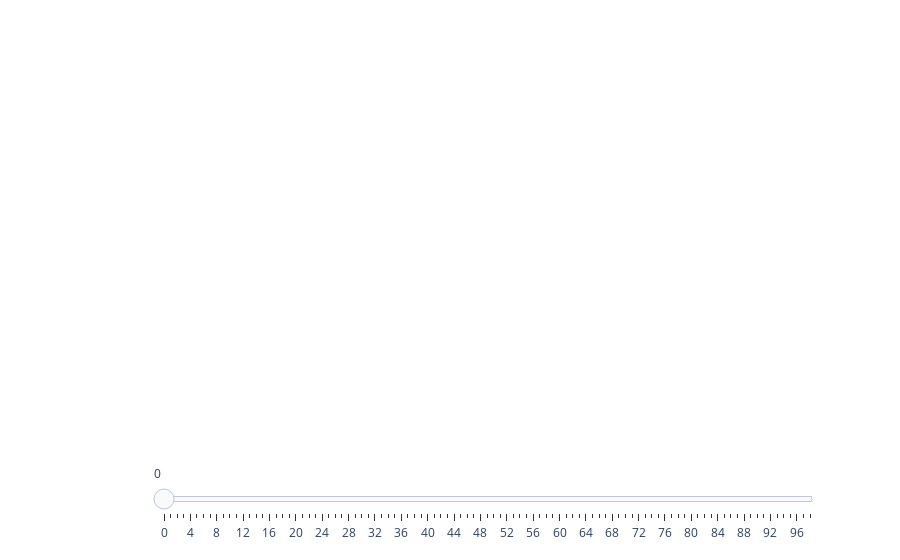

This figure's notebook cell:
### Code cell
MocapLowerLandmark.df2landmark(mocap_df, 100)

def plot3d_with_slider(mocap_df) :
    n_frames = len(mocap_df)
    points_list = np.array(list(map(
        lambda idx : MocapLowerLandmark.df2landmark(
            mocap_df, idx
        ),
        range(n_frames)
    )))
    
    points_list_ = np.nan_to_num(points_list.copy(), 0.1)

    xmin = points_list_[:, :, 0].min()
    xmax = points_list_[:, :, 0].max()
    ymin = points_list_[:, :, 1].min()
    ymax = points_list_[:, :, 1].max()
    zmin = points_list_[:, :, 2].min()
    zmax = points_list_[:, :, 2].max()

    
    connection_idx_list = MocapLowerLandmark.CONN_PATH_LIST
    line_color_list = ['red'] * (len(connection_idx_list))
    
    
    fig = go.Figure(
        data = go.Scatter3d(
            x=[], y=[], z=[],
            mode = 'lines+markers+text',
            marker=dict(color="red", size=2)
        )
    )
    frame_list = [
        go.Frame(
            data = list(map(
                lambda i, j, c : go.Scatter3d(
                    x = points[[i, j], 0],
                    y = points[[i, j], 1],
                    z = points[[i, j], 2],
                    mode = 'lines+markers+text',
                    line = dict(
                        color = c
                    ),
                    marker = dict(
                        color = c,
                        size = 2
                    )
                ),
                connection_idx_list[:-1],
                connection_idx_list[1:],
                line_color_list
            )),
            traces=[0],
            name=f"frame{fidx}"
        )
        for fidx, points in enumerate(points_list)
    ]
    fig.update(frames = frames)

    def frame_args(duration):
        return {
            "frame": {"duration": duration},
            "mode": "immediate",
            "fromcurrent": True,
            "transition": {"duration": duration, "easing": "linear"},
        }

    sliders = [
        {
            "pad": {"b": 10, "t": 60},
            "len": 0.9,
            "x": 0.1,
            "y": 0,
            "steps": [
                {
                    "args": [[f.name], frame_args(0)],
                    "label": str(k),
                    "method": "animate",
                } for k, f in enumerate(fig.frames)
            ]
        }
    ]

    fig.update_layout(
        updatemenus = [
            {
                "buttons":[
                    {
                        "args": [None, frame_args(50)],
                        "label": "Play", 
                        "method": "animate",
                    },
                    {
                        "args": [[None], frame_args(0)],
                        "label": "Pause", 
                        "method": "animate",
                    }
                ],    
                "direction": "left",
                "pad": {"r": 10, "t": 70},
                "type": "buttons",
                "x": 0.1,
                "y": 0,
            }
        ],
        sliders=sliders
    )

    layout = go.Layout(
        scene = dict(
            camera = dict(
                eye = dict(x=-1, y = -1, z = 1)
            ),
            aspectmode="data"
        )
    )
    fig.layout = layout

    max_range = max(xmax-xmin, ymax-ymin, zmax, zmin)
    #max_range = np.max(np.ptp(points_list[0], axis=0))
    #xmin, ymin, zmin = points_list[0].min(axis=0)

    fig.update_layout(scene=dict(aspectmode='cube'))
    fig.update_layout(
        scene=dict(
            xaxis = dict(range=[xmin-0.1, xmin + max_range+ 0.1]),
            yaxis = dict(range=[ymin-0.1, ymin + max_range+ 0.1]),
            zaxis = dict(range=[zmin-0.1, zmin + max_range+ 0.1])
        )
    )



    fig.update_layout(sliders=sliders)
    fig.show()

plot3d_with_slider(mocap_df)

### Figure 1 — Plotly figure (JSON) as saved in the notebook; plotly's stock layout.template omitted (floating-point values rounded to 4 significant figures)
{"data": [{"marker": {"color": "red", "size": 2}, "mode": "lines+markers+text", "type": "scatter3d", "x": [], "y": [], "z": []}], "layout": {"scene": {"aspectmode": "cube", "camera": {"eye": {"x": -1, "y": -1, "z": 1}}, "xaxis": {"range": [-0.1, 1.094]}, "yaxis": {"range": [-0.1, 1.094]}, "zaxis": {"range": [-0.1, 1.094]}}, "sliders": [{"len": 0.9, "pad": {"b": 10, "t": 60}, "steps": [{"args": [["frame0"], {"frame": {"duration": 0}, "fromcurrent": true, "mode": "immediate", "transition": {"duration": 0, "easing": "linear"}}], "label": "0", "method": "animate"}, {"args": [["frame1"], {"frame": {"duration": 0}, "fromcurrent": true, "mode": "immediate", "transition": {"duration": 0, "easing": "linear"}}], "label": "1", "method": "animate"}, {"args": [["frame2"], {"frame": {"duration": 0}, "fromcurrent": true, "mode": "immediate", "transition": {"duration": 0, "easing": "linear"}}], "label": "2", "method": "animate"}, {"args": [["frame3"], {"frame": {"duration": 0}, "fromcurrent": true, "mode": "immediate", "transition": {"duration": 0, "easing": "linear"}}], "label": "3", "method": "animate"}, {"args": [["frame4"], {"frame": {"duration": 0}, "fromcurrent": true, "mode": "immediate", "transition": {"duration": 0, "easing": "linear"}}], "label": "4", "method": "animate"}, {"args": [["frame5"], {"frame": {"duration": 0}, "fromcurrent": true, "mode": "immediate", "transition": {"duration": 0, "easing": "linear"}}], "label": "5", "method": "animate"}, {"args": [["frame6"], {"frame": {"duration": 0}, "fromcurrent": true, "mode": "immediate", "transition": {"duration": 0, "easing": "linear"}}], "label": "6", "method": "animate"}, {"args": [["frame7"], {"frame": {"duration": 0}, "fromcurrent": true, "mode": "immediate", "transition": {"duration": 0, "easing": "linear"}}], "label": "7", "method": "animate"}, {"args": [["frame8"], {"frame": {"duration": 0}, "fromcurrent": true, "mode": "immediate", "transition": {"duration": 0, "easing": "linear"}}], "label": "8", "method": "animate"}, {"args": [["frame9"], {"frame": {"duration": 0}, "fromcurrent": true, "mode": "immediate", "transition": {"duration": 0, "easing": "linear"}}], "label": "9", "method": "animate"}, {"args": [["frame10"], {"frame": {"duration": 0}, "fromcurrent": true, "mode": "immediate", "transition": {"duration": 0, "easing": "linear"}}], "label": "10", "method": "animate"}, {"args": [["frame11"], {"frame": {"duration": 0}, "fromcurrent": true, "mode": "immediate", "transition": {"duration": 0, "easing": "linear"}}], "label": "11", "method": "animate"}, {"args": [["frame12"], {"frame": {"duration": 0}, "fromcurrent": true, "mode": "immediate", "transition": {"duration": 0, "easing": "linear"}}], "label": "12", "method": "animate"}, {"args": [["frame13"], {"frame": {"duration": 0}, "fromcurrent": true, "mode": "immediate", "transition": {"duration": 0, "easing": "linear"}}], "label": "13", "method": "animate"}, {"args": [["frame14"], {"frame": {"duration": 0}, "fromcurrent": true, "mode": "immediate", "transition": {"duration": 0, "easing": "linear"}}], "label": "14", "method": "animate"}, {"args": [["frame15"], {"frame": {"duration": 0}, "fromcurrent": true, "mode": "immediate", "transition": {"duration": 0, "easing": "linear"}}], "label": "15", "method": "animate"}, {"args": [["frame16"], {"frame": {"duration": 0}, "fromcurrent": true, "mode": "immediate", "transition": {"duration": 0, "easing": "linear"}}], "label": "16", "method": "animate"}, {"args": [["frame17"], {"frame": {"duration": 0}, "fromcurrent": true, "mode": "immediate", "transition": {"duration": 0, "easing": "linear"}}], "label": "17", "method": "animate"}, {"args": [["frame18"], {"frame": {"duration": 0}, "fromcurrent": true, "mode": "immediate", "transition": {"duration": 0, "easing": "linear"}}], "label": "18", "method": "animate"}, {"args": [["frame19"], {"frame": {"duration": 0}, "fromcurrent": true, "mode": "immediate", "transition": {"duration": 0, "easing": "linear"}}], "label": "19", "method": "animate"}, {"args": [["frame20"], {"frame": {"duration": 0}, "fromcurrent": true, "mode": "immediate", "transition": {"duration": 0, "easing": "linear"}}], "label": "20", "method": "animate"}, {"args": [["frame21"], {"frame": {"duration": 0}, "fromcurrent": true, "mode": "immediate", "transition": {"duration": 0, "easing": "linear"}}], "label": "21", "method": "animate"}, {"args": [["frame22"], {"frame": {"duration": 0}, "fromcurrent": true, "mode": "immediate", "transition": {"duration": 0, "easing": "linear"}}], "label": "22", "method": "animate"}, {"args": [["frame23"], {"frame": {"duration": 0}, "fromcurrent": true, "mode": "immediate", "transition": {"duration": 0, "easing": "linear"}}], "label": "23", "method": "animate"}, {"args": [["frame24"], {"frame": {"duration": 0}, "fromcurrent": true, "mode": "immediate", "transition": {"duration": 0, "easing": "linear"}}], "label": "24", "method": "animate"}, {"args": [["frame25"], {"frame": {"duration": 0}, "fromcurrent": true, "mode": "immediate", "transition": {"duration": 0, "easing": "linear"}}], "label": "25", "method": "animate"}, {"args": [["frame26"], {"frame": {"duration": 0}, "fromcurrent": true, "mode": "immediate", "transition": {"duration": 0, "easing": "linear"}}], "label": "26", "method": "animate"}, {"args": [["frame27"], {"frame": {"duration": 0}, "fromcurrent": true, "mode": "immediate", "transition": {"duration": 0, "easing": "linear"}}], "label": "27", "method": "animate"}, {"args": [["frame28"], {"frame": {"duration": 0}, "fromcurrent": true, "mode": "immediate", "transition": {"duration": 0, "easing": "linear"}}], "label": "28", "method": "animate"}, {"args": [["frame29"], {"frame": {"duration": 0}, "fromcurrent": true, "mode": "immediate", "transition": {"duration": 0, "easing": "linear"}}], "label": "29", "method": "animate"}, {"args": [["frame30"], {"frame": {"duration": 0}, "fromcurrent": true, "mode": "immediate", "transition": {"duration": 0, "easing": "linear"}}], "label": "30", "method": "animate"}, {"args": [["frame31"], {"frame": {"duration": 0}, "fromcurrent": true, "mode": "immediate", "transition": {"duration": 0, "easing": "linear"}}], "label": "31", "method": "animate"}, {"args": [["frame32"], {"frame": {"duration": 0}, "fromcurrent": true, "mode": "immediate", "transition": {"duration": 0, "easing": "linear"}}], "label": "32", "method": "animate"}, {"args": [["frame33"], {"frame": {"duration": 0}, "fromcurrent": true, "mode": "immediate", "transition": {"duration": 0, "easing": "linear"}}], "label": "33", "method": "animate"}, {"args": [["frame34"], {"frame": {"duration": 0}, "fromcurrent": true, "mode": "immediate", "transition": {"duration": 0, "easing": "linear"}}], "label": "34", "method": "animate"}, {"args": [["frame35"], {"frame": {"duration": 0}, "fromcurrent": true, "mode": "immediate", "transition": {"duration": 0, "easing": "linear"}}], "label": "35", "method": "animate"}, {"args": [["frame36"], {"frame": {"duration": 0}, "fromcurrent": true, "mode": "immediate", "transition": {"duration": 0, "easing": "linear"}}], "label": "36", "method": "animate"}, {"args": [["frame37"], {"frame": {"duration": 0}, "fromcurrent": true, "mode": "immediate", "transition": {"duration": 0, "easing": "linear"}}], "label": "37", "method": "animate"}, {"args": [["frame38"], {"frame": {"duration": 0}, "fromcurrent": true, "mode": "immediate", "transition": {"duration": 0, "easing": "linear"}}], "label": "38", "method": "animate"}, {"args": [["frame39"], {"frame": {"duration": 0}, "fromcurrent": true, "mode": "immediate", "transition": {"duration": 0, "easing": "linear"}}], "label": "39", "method": "animate"}, {"args": [["frame40"], {"frame": {"duration": 0}, "fromcurrent": true, "mode": "immediate", "transition": {"duration": 0, "easing": "linear"}}], "label": "40", "method": "animate"}, {"args": [["frame41"], {"frame": {"duration": 0}, "fromcurrent": true, "mode": "immediate", "transition": {"duration": 0, "easing": "linear"}}], "label": "41", "method": "animate"}, {"args": [["frame42"], {"frame": {"duration": 0}, "fromcurrent": true, "mode": "immediate", "transition": {"duration": 0, "easing": "linear"}}], "label": "42", "method": "animate"}, {"args": [["frame43"], {"frame": {"duration": 0}, "fromcurrent": true, "mode": "immediate", "transition": {"duration": 0, "easing": "linear"}}], "label": "43", "method": "animate"}, {"args": [["frame44"], {"frame": {"duration": 0}, "fromcurrent": true, "mode": "immediate", "transition": {"duration": 0, "easing": "linear"}}], "label": "44", "method": "animate"}, {"args": [["frame45"], {"frame": {"duration": 0}, "fromcurrent": true, "mode": "immediate", "transition": {"duration": 0, "easing": "linear"}}], "label": "45", "method": "animate"}, {"args": [["frame46"], {"frame": {"duration": 0}, "fromcurrent": true, "mode": "immediate", "transition": {"duration": 0, "easing": "linear"}}], "label": "46", "method": "animate"}, {"args": [["frame47"], {"frame": {"duration": 0}, "fromcurrent": true, "mode": "immediate", "transition": {"duration": 0, "easing": "linear"}}], "label": "47", "method": "animate"}, {"args": [["frame48"], {"frame": {"duration": 0}, "fromcurrent": true, "mode": "immediate", "transition": {"duration": 0, "easing": "linear"}}], "label": "48", "method": "animate"}, {"args": [["frame49"], {"frame": {"duration": 0}, "fromcurrent": true, "mode": "immediate", "transition": {"duration": 0, "easing": "linear"}}], "label": "49", "method": "animate"}, {"args": [["frame50"], {"frame": {"duration": 0}, "fromcurrent": true, "mode": "immediate", "transition": {"duration": 0, "easing": "linear"}}], "label": "50", "method": "animate"}, {"args": [["frame51"], {"frame": {"duration": 0}, "fromcurrent": true, "mode": "immediate", "transition": {"duration": 0, "easing": "linear"}}], "label": "51", "method": "animate"}, {"args": [["frame52"], {"frame": {"duration": 0}, "fromcurrent": true, "mode": "immediate", "transition": {"duration": 0, "easing": "linear"}}], "label": "52", "method": "animate"}, {"args": [["frame53"], {"frame": {"duration": 0}, "fromcurrent": true, "mode": "immediate", "transition": {"duration": 0, "easing": "linear"}}], "label": "53", "method": "animate"}, {"args": [["frame54"], {"frame": {"duration": 0}, "fromcurrent": true, "mode": "immediate", "transition": {"duration": 0, "easing": "linear"}}], "label": "54", "method": "animate"}, {"args": [["frame55"], {"frame": {"duration": 0}, "fromcurrent": true, "mode": "immediate", "transition": {"duration": 0, "easing": "linear"}}], "label": "55", "method": "animate"}, {"args": [["frame56"], {"frame": {"duration": 0}, "fromcurrent": true, "mode": "immediate", "transition": {"duration": 0, "easing": "linear"}}], "label": "56", "method": "animate"}, {"args": [["frame57"], {"frame": {"duration": 0}, "fromcurrent": true, "mode": "immediate", "transition": {"duration": 0, "easing": "linear"}}], "label": "57", "method": "animate"}, {"args": [["frame58"], {"frame": {"duration": 0}, "fromcurrent": true, "mode": "immediate", "transition": {"duration": 0, "easing": "linear"}}], "label": "58", "method": "animate"}, {"args": [["frame59"], {"frame": {"duration": 0}, "fromcurrent": true, "mode": "immediate", "transition": {"duration": 0, "easing": "linear"}}], "label": "59", "method": "animate"}, {"args": [["frame60"], {"frame": {"duration": 0}, "fromcurrent": true, "mode": "immediate", "transition": {"duration": 0, "easing": "linear"}}], "label": "60", "method": "animate"}, {"args": [["frame61"], {"frame": {"duration": 0}, "fromcurrent": true, "mode": "immediate", "transition": {"duration": 0, "easing": "linear"}}], "label": "61", "method": "animate"}, {"args": [["frame62"], {"frame": {"duration": 0}, "fromcurrent": true, "mode": "immediate", "transition": {"duration": 0, "easing": "linear"}}], "label": "62", "method": "animate"}, {"args": [["frame63"], {"frame": {"duration": 0}, "fromcurrent": true, "mode": "immediate", "transition": {"duration": 0, "easing": "linear"}}], "label": "63", "method": "animate"}, {"args": [["frame64"], {"frame": {"duration": 0}, "fromcurrent": true, "mode": "immediate", "transition": {"duration": 0, "easing": "linear"}}], "label": "64", "method": "animate"}, {"args": [["frame65"], {"frame": {"duration": 0}, "fromcurrent": true, "mode": "immediate", "transition": {"duration": 0, "easing": "linear"}}], "label": "65", "method": "animate"}, {"args": [["frame66"], {"frame": {"duration": 0}, "fromcurrent": true, "mode": "immediate", "transition": {"duration": 0, "easing": "linear"}}], "label": "66", "method": "animate"}, {"args": [["frame67"], {"frame": {"duration": 0}, "fromcurrent": true, "mode": "immediate", "transition": {"duration": 0, "easing": "linear"}}], "label": "67", "method": "animate"}, {"args": [["frame68"], {"frame": {"duration": 0}, "fromcurrent": true, "mode": "immediate", "transition": {"duration": 0, "easing": "linear"}}], "label": "68", "method": "animate"}, {"args": [["frame69"], {"frame": {"duration": 0}, "fromcurrent": true, "mode": "immediate", "transition": {"duration": 0, "easing": "linear"}}], "label": "69", "method": "animate"}, {"args": [["frame70"], {"frame": {"duration": 0}, "fromcurrent": true, "mode": "immediate", "transition": {"duration": 0, "easing": "linear"}}], "label": "70", "method": "animate"}, {"args": [["frame71"], {"frame": {"duration": 0}, "fromcurrent": true, "mode": "immediate", "transition": {"duration": 0, "easing": "linear"}}], "label": "71", "method": "animate"}, {"args": [["frame72"], {"frame": {"duration": 0}, "fromcurrent": true, "mode": "immediate", "transition": {"duration": 0, "easing": "linear"}}], "label": "72", "method": "animate"}, {"args": [["frame73"], {"frame": {"duration": 0}, "fromcurrent": true, "mode": "immediate", "transition": {"duration": 0, "easing": "linear"}}], "label": "73", "method": "animate"}, {"args": [["frame74"], {"frame": {"duration": 0}, "fromcurrent": true, "mode": "immediate", "transition": {"duration": 0, "easing": "linear"}}], "label": "74", "method": "animate"}, {"args": [["frame75"], {"frame": {"duration": 0}, "fromcurrent": true, "mode": "immediate", "transition": {"duration": 0, "easing": "linear"}}], "label": "75", "method": "animate"}, {"args": [["frame76"], {"frame": {"duration": 0}, "fromcurrent": true, "mode": "immediate", "transition": {"duration": 0, "easing": "linear"}}], "label": "76", "method": "animate"}, {"args": [["frame77"], {"frame": {"duration": 0}, "fromcurrent": true, "mode": "immediate", "transition": {"duration": 0, "easing": "linear"}}], "label": "77", "method": "animate"}, {"args": [["frame78"], {"frame": {"duration": 0}, "fromcurrent": true, "mode": "immediate", "transition": {"duration": 0, "easing": "linear"}}], "label": "78", "method": "animate"}, {"args": [["frame79"], {"frame": {"duration": 0}, "fromcurrent": true, "mode": "immediate", "transition": {"duration": 0, "easing": "linear"}}], "label": "79", "method": "animate"}, {"args": [["frame80"], {"frame": {"duration": 0}, "fromcurrent": true, "mode": "immediate", "transition": {"duration": 0, "easing": "linear"}}], "label": "80", "method": "animate"}, {"args": [["frame81"], {"frame": {"duration": 0}, "fromcurrent": true, "mode": "immediate", "transition": {"duration": 0, "easing": "linear"}}], "label": "81", "method": "animate"}, {"args": [["frame82"], {"frame": {"duration": 0}, "fromcurrent": true, "mode": "immediate", "transition": {"duration": 0, "easing": "linear"}}], "label": "82", "method": "animate"}, {"args": [["frame83"], {"frame": {"duration": 0}, "fromcurrent": true, "mode": "immediate", "transition": {"duration": 0, "easing": "linear"}}], "label": "83", "method": "animate"}, {"args": [["frame84"], {"frame": {"duration": 0}, "fromcurrent": true, "mode": "immediate", "transition": {"duration": 0, "easing": "linear"}}], "label": "84", "method": "animate"}, {"args": [["frame85"], {"frame": {"duration": 0}, "fromcurrent": true, "mode": "immediate", "transition": {"duration": 0, "easing": "linear"}}], "label": "85", "method": "animate"}, {"args": [["frame86"], {"frame": {"duration": 0}, "fromcurrent": true, "mode": "immediate", "transition": {"duration": 0, "easing": "linear"}}], "label": "86", "method": "animate"}, {"args": [["frame87"], {"frame": {"duration": 0}, "fromcurrent": true, "mode": "immediate", "transition": {"duration": 0, "easing": "linear"}}], "label": "87", "method": "animate"}, {"args": [["frame88"], {"frame": {"duration": 0}, "fromcurrent": true, "mode": "immediate", "transition": {"duration": 0, "easing": "linear"}}], "label": "88", "method": "animate"}, {"args": [["frame89"], {"frame": {"duration": 0}, "fromcurrent": true, "mode": "immediate", "transition": {"duration": 0, "easing": "linear"}}], "label": "89", "method": "animate"}, {"args": [["frame90"], {"frame": {"duration": 0}, "fromcurrent": true, "mode": "immediate", "transition": {"duration": 0, "easing": "linear"}}], "label": "90", "method": "animate"}, {"args": [["frame91"], {"frame": {"duration": 0}, "fromcurrent": true, "mode": "immediate", "transition": {"duration": 0, "easing": "linear"}}], "label": "91", "method": "animate"}, {"args": [["frame92"], {"frame": {"duration": 0}, "fromcurrent": true, "mode": "immediate", "transition": {"duration": 0, "easing": "linear"}}], "label": "92", "method": "animate"}, {"args": [["frame93"], {"frame": {"duration": 0}, "fromcurrent": true, "mode": "immediate", "transition": {"duration": 0, "easing": "linear"}}], "label": "93", "method": "animate"}, {"args": [["frame94"], {"frame": {"duration": 0}, "fromcurrent": true, "mode": "immediate", "transition": {"duration": 0, "easing": "linear"}}], "label": "94", "method": "animate"}, {"args": [["frame95"], {"frame": {"duration": 0}, "fromcurrent": true, "mode": "immediate", "transition": {"duration": 0, "easing": "linear"}}], "label": "95", "method": "animate"}, {"args": [["frame96"], {"frame": {"duration": 0}, "fromcurrent": true, "mode": "immediate", "transition": {"duration": 0, "easing": "linear"}}], "label": "96", "method": "animate"}, {"args": [["frame97"], {"frame": {"duration": 0}, "fromcurrent": true, "mode": "immediate", "transition": {"duration": 0, "easing": "linear"}}], "label": "97", "method": "animate"}, {"args": [["frame98"], {"frame": {"duration": 0}, "fromcurrent": true, "mode": "immediate", "transition": {"duration": 0, "easing": "linear"}}], "label": "98", "method": "animate"}], "x": 0.1, "y": 0}]}}
